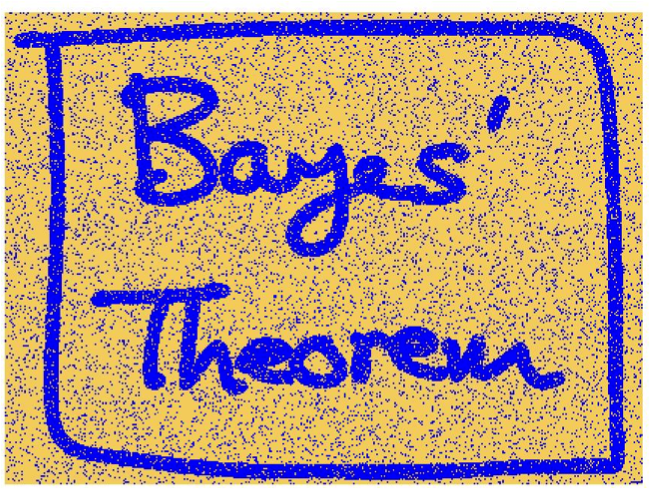
#> input picture figures/Bayes-noise.png, 654 x 489 px
$ jupyter execute image-preprocessing.ipynb
#> lines starting #> are read from the running program, lines starting #| are printed output that depends on the picture; after the words box and inside, x2 and y2 are one past the last pixel; in counts of white or black regions, pixels touching at a corner belong together
# Image Pre-Processing Demo

## Import Libraries
We are going to use two libaries to interact with images in this Lab. Unfortunately, they both have utilities called `Image`, which means that we will need to give one a nickname in order to prevent a conflict.

We will leverage the first library, `IPython.display` to visualize our image within the Jupyter notebook. You [can read more about the function we will be using here](https://ipython.readthedocs.io/en/stable/api/generated/IPython.display.html#IPython.display.Image).

The second library, `PIL` (also known as Pillow), allows us to manipulate individual pixels in the image. You [can read more about this library here](https://pypi.org/project/pillow/).

If you want to use other libraries in this notebook, please include them below.

[cell 1]
## ===============================================================
## Library Imports:
## ===============================================================
## +++++++++++++++++++++++++++++++++++++++++++++++++++++++++++
## Image display functionality
## +++++++++++++++++++++++++++++++++++++++++++++++++++++++++++
from IPython.display import Image as disp

## +++++++++++++++++++++++++++++++++++++++++++++++++++++++++++
## Pixel Manipulation
## +++++++++++++++++++++++++++++++++++++++++++++++++++++++++++
from PIL import Image

## +++++++++++++++++++++++++++++++++++++++++++++++++++++++++++
## Additional Libraries?
## +++++++++++++++++++++++++++++++++++++++++++++++++++++++++++
#### Please insert other libraries as needed.
import os

## Pre-processing: Manipulating an Image in Python
Your learning objective in this lab is to better understand practical implementation of Markov Random Fields--so we'll give you the tools you need to load, save, and display images, as well as a method for accessing and updating individual pixels in an image. We will need to pre-process our image, to prepare it for an efficient implementation of our algorithm. We'll give you this, too, as there are some nuances in the libraries we are going to use that could make the problem much harder for you if you aren't careful! You are welcome to use all of this code in your submission.

### Displaying an Image
If you want to display an image, we'll use the `Image()` function from `IPython.display` that we've nicknamed `disp()`. We want to make sure that the image file exists in the same level of heirarchy in our notebook (this is the case here).

We'll start by displaying our noisy image:

[cell 2]
## +++++++++++++++++++++++++++++++++++++++++++++++++++++++++++
## Display an image file
## +++++++++++++++++++++++++++++++++++++++++++++++++++++++++++
disp(os.path.join(os.curdir,'figures','Bayes-noise.png'))

### Checking the Size of an Image
We'll use the `PIL` library to access the individual pixels in the image. The images we work with in this lab are all the same size. They are 654 pixels wide and 489 pixels tall. How do we know this? We can check the size with a few commands from the PIL library.

[cell 3]
## +++++++++++++++++++++++++++++++++++++++++++++++++++++++++++
## Open and Load an Image File
## +++++++++++++++++++++++++++++++++++++++++++++++++++++++++++
## Start by opening the image file:
im_file = Image.open(os.path.join(os.curdir,'figures','Bayes-noise.png'))
#> im_file is the input picture: PIL image 654x489 RGBA; mean R, G, B, A 179.7, 152.9, 135.4, 253.6

## Load the image into a variable:
pixels = im_file.load()

## Print the dimensions of the image:
print(im_file.size)
#| (654, 489)

Let's save the size of the image in two variables, `width` and `length`.

[cell 4]
## +++++++++++++++++++++++++++++++++++++++++++++++++++++++++++
## Save the Image Dimensions
## +++++++++++++++++++++++++++++++++++++++++++++++++++++++++++
width, length = im_file.size
#> width = 654; length = 489

### Understanding our Data
#### Coordinate System
Now that we know the size of our image, let's talk about how data is stored in the this format. Each pixel is given a coordinate point, referenced from the top left corner. Coordinate `(0,0)` is in the top left, and coordinate `(653,488)` (remember, we are indexing from zero) in the bottom right.

#### Color Data
When we load in this image, the color data is stored in a tuple that contains 4 entries--RGB values that capture the color and an alpha parameter, A, that sets the transparency. This is called RGBA in the documentation.

RGB values range from 0 to 255.

RGB of `(0,0,0)` corresponds to black.

RGB of `(255,0,0)` corresponds to red.

RGB of `(0,255,0)` corresponds to green.

RGB of `(0,0,255)` corresponds to blue.

RGB of `(255,255,255)` corresponds to white.

A also spans from 0 to 255.

A of `0` corresponds to fully transparent.

A of `255` corresponds to fully opaque.

So a full line of a single pixel's color data in RGBA form might look like `(0,0,0,255)`--opaque black. This would be stored in some pixel coordinate at `[w,l]`.

#### Looking at the Raw Data
It is valuable to look at the raw data before beginning our implementation of the algorithm, as we might want to do some pre-processing of the image. Let's take a look at the raw data. Is it always uniform? Do we really have just two colors in this image?

[cell 5]
## +++++++++++++++++++++++++++++++++++++++++++++++++++++++++++
## Open and Load the Image
## +++++++++++++++++++++++++++++++++++++++++++++++++++++++++++
## Start by opening the image file:
im_file = Image.open(os.path.join(os.curdir,'figures','Bayes-noise.png'))

## Load the image into a variable:
pixels = im_file.load()

## +++++++++++++++++++++++++++++++++++++++++++++++++++++++++++
## Print a subset of pixels
## +++++++++++++++++++++++++++++++++++++++++++++++++++++++++++
for l in range(5):
    for w in range(5):
        print(pixels[w,l])
#> this loop made 5 passes
#> (printed output is left out)

### Image Pre-Processing
The colors aren't a binary! To make it easier to work with our image, let's convert the color image to black and white. To do this, we'll look at each pixel and average the R G and B values together. If the average is greater than 127, then we can say that this would be a white pixel, if the average is less than 127 then it should be a black pixel.

[cell 6]
## +++++++++++++++++++++++++++++++++++++++++++++++++++++++++++
## Open and Load the Image
## +++++++++++++++++++++++++++++++++++++++++++++++++++++++++++
## Start by opening the image file:
RGBA_im_file = Image.open(os.path.join(os.curdir,'figures','Bayes-noise.png'))

## Load the image into a variable:
pixels = RGBA_im_file.load()

## +++++++++++++++++++++++++++++++++++++++++++++++++++++++++++
## Convert the image to black and white by hand
## +++++++++++++++++++++++++++++++++++++++++++++++++++++++++++
## RED:   pixels[w,l][0]
## GREEN: pixels[w,l][1]
## BLUE:  pixels[w,l][2]

width, length = RGBA_im_file.size
for l in range(length):
    for w in range(width):
        avg_color = (pixels[w,l][0]+pixels[w,l][1]+pixels[w,l][2])/3
        ## Set white
        if avg_color > 127:
            pixels[w,l] = (255,255,255,255)
        ## Set black
        else:
            pixels[w,l] = (0,0,0,255)

RGBA_im_file.save(os.path.join(os.curdir,'figures','Bayes-bw-by-hand.png'))
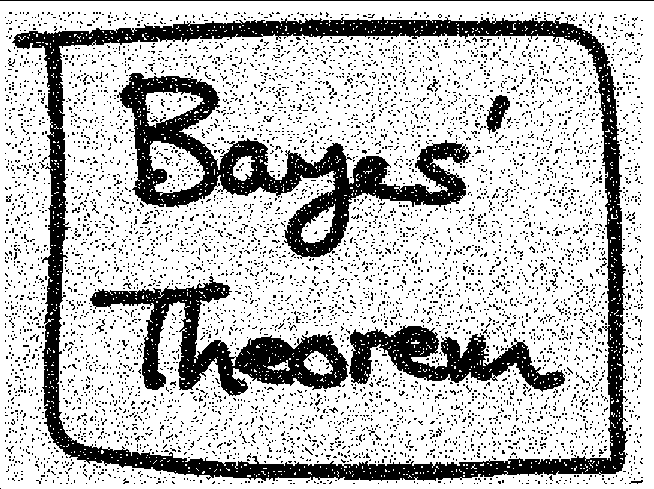
#> saved as Bayes-bw-by-hand.png: PIL image 654x489 RGBA; mean R, G, B, A 188.6, 188.6, 188.6, 255
disp(os.path.join(os.curdir,'figures','Bayes-bw-by-hand.png'))

Let's check our work:

[cell 7]
## +++++++++++++++++++++++++++++++++++++++++++++++++++++++++++
## Open and Load the Image
## +++++++++++++++++++++++++++++++++++++++++++++++++++++++++++
## Start by opening the image file:
im_file = Image.open(os.path.join(os.curdir,'figures','Bayes-bw-by-hand.png'))

## Load the image into a variable:
pixels = im_file.load()

## +++++++++++++++++++++++++++++++++++++++++++++++++++++++++++
## Print a subset of pixels
## +++++++++++++++++++++++++++++++++++++++++++++++++++++++++++
for l in range(5):
    for w in range(5):
        print(pixels[w,l])

### Considering the Data Structure
So this works for creating a black and white image, but it's still in an RGBA format, which is a little clunky to use. It would be easier to implement your algorithm if you could use a binary file. So while you've seen one way to do this pre-processing by hand, let's use a higher level library to convert the color information to a binary represented by a single value for each pixel, rather than four.

We'll use the PIL `convert()` function. You [can read more about the different modes here](https://pillow.readthedocs.io/en/stable/handbook/concepts.html).

[cell 8]
## +++++++++++++++++++++++++++++++++++++++++++++++++++++++++++
## Open the file
## +++++++++++++++++++++++++++++++++++++++++++++++++++++++++++
RGBA_im_file = Image.open(os.path.join(os.curdir,'figures','Bayes-noise.png'))

## +++++++++++++++++++++++++++++++++++++++++++++++++++++++++++
## Convert to black and white
## +++++++++++++++++++++++++++++++++++++++++++++++++++++++++++
BW_im_file = RGBA_im_file.convert(mode="1",dither=0)
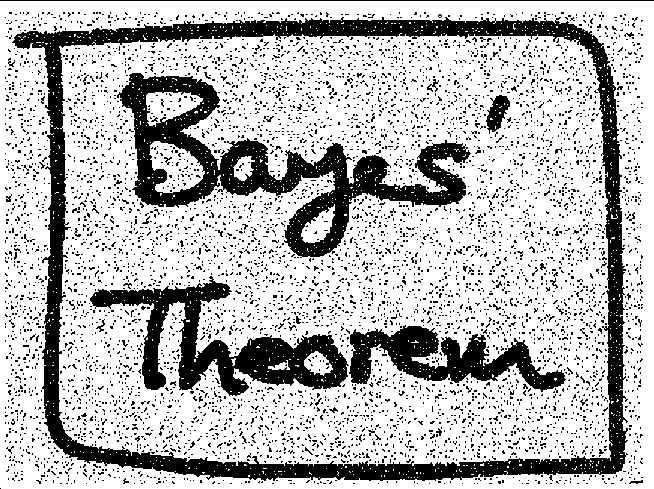
#> BW_im_file: PIL image 654x489 1; 73% white; 6123 black regions (6092 under 20 px), largest, box (x1, y1, x2, y2) and area: (12, 17, 628, 481) 28744, (117, 73, 471, 258) 16380, (90, 276, 349, 396) 10040

## +++++++++++++++++++++++++++++++++++++++++++++++++++++++++++
## Save and display the file
## +++++++++++++++++++++++++++++++++++++++++++++++++++++++++++
BW_im_file.save(os.path.join(os.curdir,'figures','Bayes-pre-processed.png'))
disp(os.path.join(os.curdir,'figures','Bayes-pre-processed.png'))

### Examing the Raw Data (Again)

[cell 9]
## +++++++++++++++++++++++++++++++++++++++++++++++++++++++++++
## Open and Load the Image
## +++++++++++++++++++++++++++++++++++++++++++++++++++++++++++
## Start by opening the image file:
BW_im_file = Image.open(os.path.join(os.curdir,'figures','Bayes-pre-processed.png'))

## Load the image into a variable:
pixels = BW_im_file.load()

## +++++++++++++++++++++++++++++++++++++++++++++++++++++++++++
## Print a subset of pixels
## +++++++++++++++++++++++++++++++++++++++++++++++++++++++++++
for l in range(5):
    for w in range(5):
        print(pixels[w,l])

We now see that a single value sets the color of the pixel. `0` corresponds to black, `255` corresponds to white.

### A Cautionary Tale:
Be careful when doing your pre-processing that you don't mess up the starting data! Initially, when preparing this notebook for you and doing the conversion from RGBA to binary, we left out the `dither=0` argument to the `.covert()` function. This was the result:

[cell 10]
## +++++++++++++++++++++++++++++++++++++++++++++++++++++++++++
## Open the file
## +++++++++++++++++++++++++++++++++++++++++++++++++++++++++++
RGBA_im_file = Image.open(os.path.join(os.curdir,'figures','Bayes-noise.png'))

## +++++++++++++++++++++++++++++++++++++++++++++++++++++++++++
## Convert to black and white
## +++++++++++++++++++++++++++++++++++++++++++++++++++++++++++
## NOTE: THIS IS AN INCORRECT WAY TO DO THIS!
## INCORRECT!
BW_im_file = RGBA_im_file.convert(mode="1")
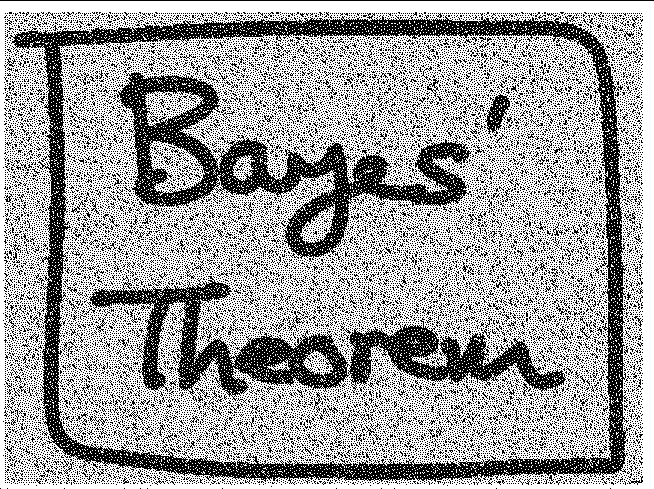
#> BW_im_file: PIL image 654x489 1; 62.2% white; black in thin lines or dots

## +++++++++++++++++++++++++++++++++++++++++++++++++++++++++++
## Save and display the file
## +++++++++++++++++++++++++++++++++++++++++++++++++++++++++++
BW_im_file.save(os.path.join(os.curdir,'bad_figures','Bayes-incorrectly-pre-processed.png'))
disp(os.path.join(os.curdir,'bad_figures','Bayes-incorrectly-pre-processed.png'))
